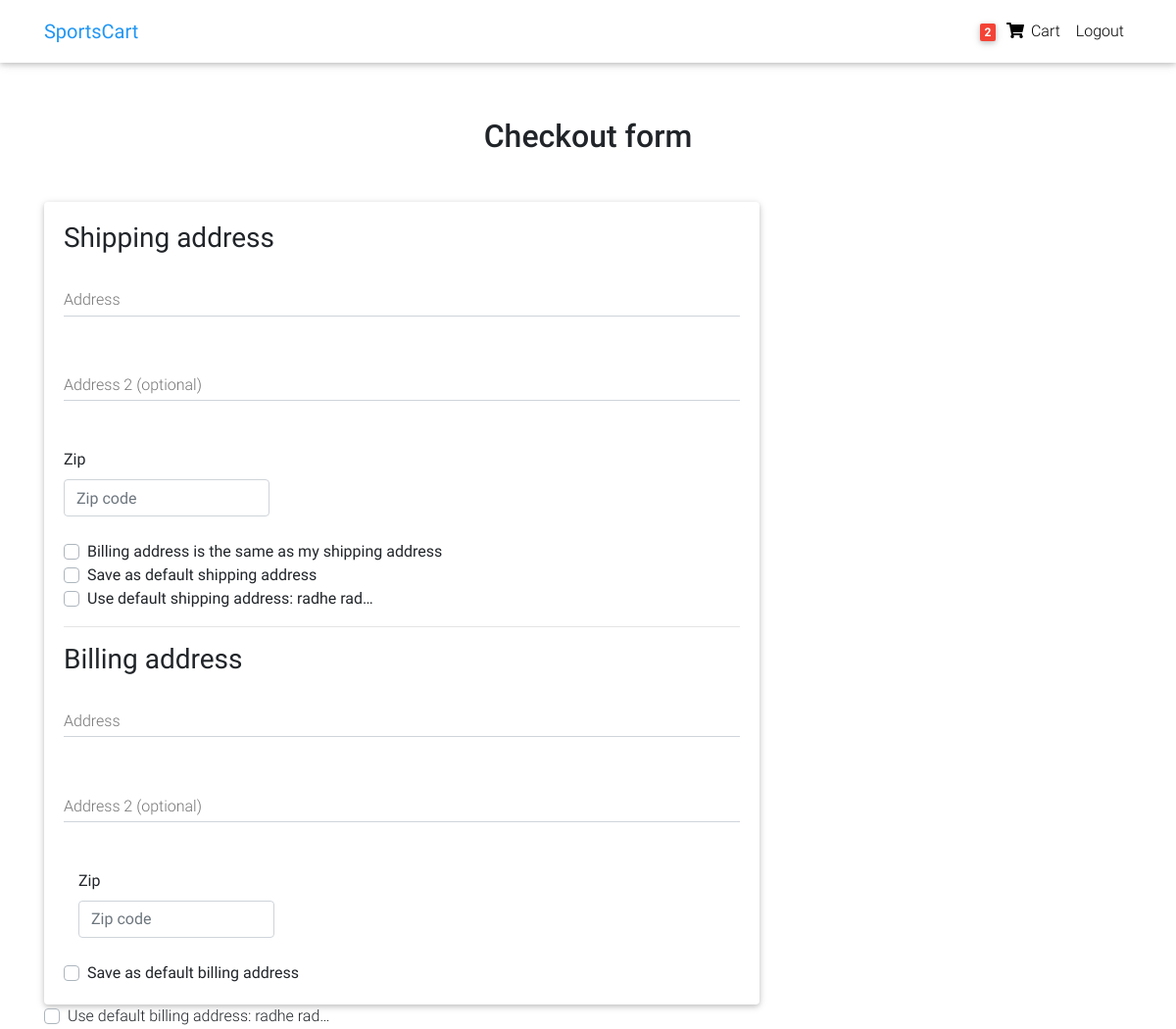
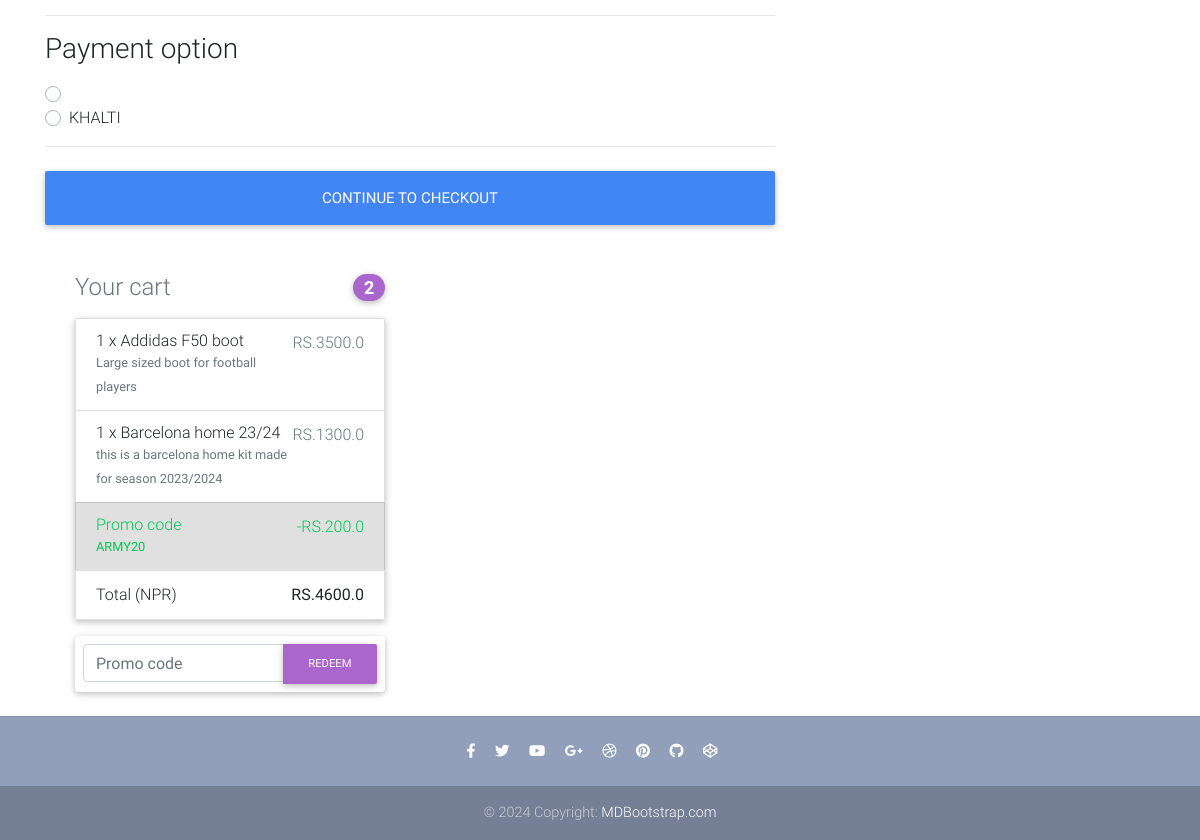
Screenshot of /checkout/ (signed in) with the database file from the repository (2 pictures, top to bottom).
### core/models.py (models this page shows, shortened)
class Order(models.Model):
    user = models.ForeignKey(settings.AUTH_USER_MODEL,on_delete=models.CASCADE)
    ref_code = models.CharField(max_length=20, blank=True, null=True)
    items = models.ManyToManyField(OrderItem)
    start_date = models.DateTimeField(auto_now_add=True)
    ordered_date = models.DateTimeField()
    ordered = models.BooleanField(default=False)
    shipping_address = models.ForeignKey(
        'Address', related_name='shipping_address', on_delete=models.SET_NULL, blank=True, null=True)
    billing_address = models.ForeignKey(
        'Address', related_name='billing_address', on_delete=models.SET_NULL, blank=True, null=True)
    payment = models.ForeignKey(
        'Payment', on_delete=models.SET_NULL, blank=True, null=True)
    coupon = models.ForeignKey(
        'Coupon', on_delete=models.SET_NULL, blank=True, null=True)
    being_delivered = models.BooleanField(default=False)
    received = models.BooleanField(default=False)
    refund_requested = models.BooleanField(default=False)
    refund_granted = models.BooleanField(default=False)
    '''
    1. Item added to cart
    2. Adding a billing address
    (Failed checkout)
    3. Payment
    (Preprocessing, processing, packaging etc.)
    4. Being delivered
    5. Received
    6. Refunds
    '''
    def get_total(self):
        total = 0
        for order_item in self.items.all():
            total += order_item.get_final_price()
        if self.coupon:
            total -= self.coupon.amount
        return total

class Address(models.Model):
    user = models.ForeignKey(settings.AUTH_USER_MODEL,on_delete=models.CASCADE)
    street_address = models.CharField(max_length=100)
    apartment_address = models.CharField(max_length=100)
    zip = models.CharField(max_length=100)
    address_type = models.CharField(max_length=1, choices=ADDRESS_CHOICES)
    default = models.BooleanField(default=False)
    class Meta:
        verbose_name_plural = 'Addresses'

class OrderItem(models.Model):
    user = models.ForeignKey(settings.AUTH_USER_MODEL,on_delete=models.CASCADE)
    ordered = models.BooleanField(default=False)
    item = models.ForeignKey(Item, on_delete=models.CASCADE)
    quantity = models.IntegerField(default=1)
    def get_total_item_price(self):
        return self.quantity * self.item.price
    def get_total_discount_item_price(self):
        return self.quantity * self.item.discount_price
    def get_final_price(self):
        if self.item.discount_price:
            return self.get_total_discount_item_price()
        return self.get_total_item_price()

class Item(models.Model):
    title = models.CharField(max_length=100)
    price = models.FloatField()
    discount_price = models.FloatField(blank=True, null=True)
    category = models.CharField(choices=CATEGORY_CHOICES, max_length=2)
    label = models.CharField(choices=LABEL_CHOICES, max_length=1)
    slug = models.SlugField()
    description = models.TextField()
    image = models.ImageField(upload_to='product/')

class Coupon(models.Model):
    code = models.CharField(max_length=15)
    amount = models.FloatField()

### core/views.py (the view, shortened to what this page needs)
# urls.py: path('checkout/', CheckoutView.as_view(), name='checkout'),
class CheckoutView(View):
    def get(self, *args, **kwargs):
        try:
            order = Order.objects.get(user=self.request.user, ordered=False)
            form = CheckoutForm()
            context = {
                'form': form,
                'couponform': CouponForm(),
                'order': order,
                'DISPLAY_COUPON_FORM': True
            }
            shipping_address_qs = Address.objects.filter(
                user=self.request.user,
                address_type='S',
                default=True
            )
            if shipping_address_qs.exists():
                context.update(
                    {'default_shipping_address': shipping_address_qs[0]})
            billing_address_qs = Address.objects.filter(
                user=self.request.user,
                address_type='B',
                default=True
            )
            if billing_address_qs.exists():
                context.update(
                    {'default_billing_address': billing_address_qs[0]})
            return render(self.request, "checkout.html", context)
        except ObjectDoesNotExist:
            messages.info(self.request, "You do not have an active order")
            return redirect("core:checkout")

### core/forms.py
class CheckoutForm(forms.Form):
    shipping_address = forms.CharField(required=False)
    shipping_address2 = forms.CharField(required=False)
    shipping_zip = forms.CharField(required=False)
    billing_address = forms.CharField(required=False)
    billing_address2 = forms.CharField(required=False)
    same_billing_address = forms.BooleanField(required=False)
    set_default_shipping = forms.BooleanField(required=False)
    use_default_shipping = forms.BooleanField(required=False)
    set_default_billing = forms.BooleanField(required=False)
    use_default_billing = forms.BooleanField(required=False)
    payment_option = forms.ChoiceField(
        widget=forms.RadioSelect, choices=PAYMENT_CHOICES)

class CouponForm(forms.Form):
    code = forms.CharField(widget=forms.TextInput(attrs={
        'class': 'form-control',
        'placeholder': 'Promo code',
        'aria-label': 'Recipient\'s username',
        'aria-describedby': 'basic-addon2'
    }))

### core/context_processors.py (called while the page is built)
def categories(request):
    CATEGORY_CHOICES = Item._meta.get_field('category').choices
    return {'categories': CATEGORY_CHOICES}

### core/templatetags/cart_template_tags.py (called while the page is built)
@register.filter
def cart_item_count(user):
    if user.is_authenticated:
        qs = Order.objects.filter(user=user, ordered=False)
        if qs.exists():
            return qs[0].items.count()
    return 0

### templates/checkout.html (shortened to what this page needs)
{% extends "base.html" %}
{% load crispy_forms_tags %}
{% block content %}
  <main >
    <div class="container wow fadeIn">
      <h2 class="my-5 h2 text-center">Checkout form</h2>
      <div class="row">
        <div class="col-md-8 mb-4">
          <div class="card">
            <form method="POST" class="card-body">
              <h3>Shipping address</h3>
              <div class='hideable_shipping_form'>
                <div class="md-form mb-5">
                  <input type='text' placeholder='' id='shipping_address' name='shipping_address' class='form-control' />
                  <label for="shipping_address" class="">Address</label>
                </div>
                <div class="md-form mb-5">
                  <input type='text' placeholder='' id='shipping_address2' name='shipping_address2' class='form-control' />
                  <label for="shipping_address2" class="">Address 2 (optional)</label>
                </div>
                <div class="row">
                  <div class="col-lg-4 col-md-6 mb-4">
                    <label for="shipping_zip">Zip</label>
                    <input type='text' placeholder='Zip code' id='shipping_zip' name='shipping_zip' class='form-control' />
                  </div>
                </div>
                <div class="custom-control custom-checkbox">
                  <label class="custom-control-label" for="same_billing_address">Billing address is the same as my shipping address</label>
                </div>
                <div class="custom-control custom-checkbox">
                  <label class="custom-control-label" for="set_default_shipping">Save as default shipping address</label>
                </div>
              </div>
              {% if default_shipping_address %}
              <div class="custom-control custom-checkbox">
                <label class="custom-control-label" for="use_default_shipping">Use default shipping address: {{ default_shipping_address.street_address|truncatechars:10 }}</label>
              </div>
              {% endif %}
              <hr>
              <h3>Billing address</h3>
              <div class='hideable_billing_form'>
                <div class="md-form mb-5">
                  <input type='text' placeholder='' id='billing_address' name='billing_address' class='form-control' />
                  <label for="billing_address" class="">Address</label>
                </div>
                <div class="md-form mb-5">
                  <input type='text' placeholder='' id='billing_address2' name='billing_address2' class='form-control' />
                  <label for="billing_address2" class="">Address 2 (optional)</label>
                </div>
                  <div class="col-lg-4 col-md-6 mb-4">
                    <label for="billing_zip">Zip</label>
                    <input type='text' placeholder='Zip code' id='billing_zip' name='billing_zip' class='form-control' />
                  </div>
                </div>
                <div class="custom-control custom-checkbox">
                  <label class="custom-control-label" for="set_default_billing">Save as default billing address</label>
                </div>
              </div>
              {% if default_billing_address %}
              <div class="custom-control custom-checkbox">
                <label class="custom-control-label" for="use_default_billing">Use default billing address: {{ default_billing_address.street_address|truncatechars:10 }}</label>
              </div>
              {% endif %}
              <hr>
              <h3>Payment option</h3>
              <div class="d-block my-3">
                {% for value, name in form.fields.payment_option.choices %}
                <div class="custom-control custom-radio">
                  <label class="custom-control-label" for="{{ name }}">{{ name }}</label>
                </div>
                {% endfor %}
              </div>
              <hr class="mb-4">
              <button class="btn btn-primary btn-lg btn-block" type="submit">Continue to checkout</button>
          </div>
        </div>
        <div class="col-md-4 mb-4">
          {% include "order_snippet.html" %}
        </div>
      </div>
  </main>
{% endblock content %}

### templates/navbar.html (shortened to what this page needs)
{% load cart_template_tags %}
<nav class="navbar fixed-top navbar-expand-lg navbar-light white scrolling-navbar">
    <div class="container">
      <a class="navbar-brand waves-effect" href="/">
        <strong class="blue-text">SportsCart</strong>
      </a>
      <div class="collapse navbar-collapse" id="navbarSupportedContent">
        <ul class="navbar-nav nav-flex-icons">
          {% if request.user.is_authenticated %}
          <li class="nav-item">
            <a href="{% url 'core:order-summary' %}" class="nav-link waves-effect">
              <span class="badge red z-depth-1 mr-1"> {{ request.user|cart_item_count }} </span>
              <i class="fas fa-shopping-cart"></i>
              <span class="clearfix d-none d-sm-inline-block"> Cart </span>
            </a>
          </li>
          <li class="nav-item">
            <a class="nav-link waves-effect" href="{% url 'account_logout' %}">
              <span class="clearfix d-none d-sm-inline-block"> Logout </span>
            </a>
          </li>
          {% endif %}
        </ul>
      </div>
    </div>
  </nav>

### templates/order_snippet.html (shortened to what this page needs)
<div class="col-md-12 mb-4">
    <h4 class="d-flex justify-content-between align-items-center mb-3">
    <span class="text-muted">Your cart</span>
    <span class="badge badge-secondary badge-pill">{{ order.items.count }}</span>
    </h4>
    <ul class="list-group mb-3 z-depth-1">
    {% for order_item in order.items.all %}
    <li class="list-group-item d-flex justify-content-between lh-condensed">
        <div>
        <h6 class="my-0">{{ order_item.quantity }} x {{ order_item.item.title}}</h6>
        <small class="text-muted">{{ order_item.item.description}}</small>
        </div>
        <span class="text-muted">RS.{{ order_item.get_final_price }}</span>
    </li>
    {% endfor %}
    {% if order.coupon %}
    <li class="list-group-item d-flex justify-content-between bg-light">
        <div class="text-success">
        <h6 class="my-0">Promo code</h6>
        <small>{{ order.coupon.code }}</small>
        </div>
        <span class="text-success">-RS.{{ order.coupon.amount }}</span>
    </li>
    {% endif %}
    <li class="list-group-item d-flex justify-content-between">
        <span>Total (NPR)</span>
        <strong>RS.{{ order.get_total }}</strong>
    </li>
    </ul>
    {% if DISPLAY_COUPON_FORM %}
    <form class="card p-2" action="{% url 'core:add-coupon' %}" method="POST">
        <div class="input-group">
            {{ couponform.code }}
            <div class="input-group-append">
            <button class="btn btn-secondary btn-md waves-effect m-0" type="submit">Redeem</button>
            </div>
        </div>
    </form>
    {% endif %}
</div>

### templates/base.html (style rules this page uses)
html, body, header, .carousel { height: 60vh; }

### rows the page displays
Address: street_address "radhe rad…"
Address: street_address "radhe rad…"
Order: items.count "2", coupon.code "ARMY20", coupon.amount "200.0", get_total "4600.0"
OrderItem: quantity "1", item "Addidas F50 boot", item.description "Large sized boot for football players", get_final_price "3500.0"
OrderItem: quantity "1", item "Barcelona home 23/24", item.description "this is a barcelona home kit made for season 2023/2024", get_final_price "1300.0"

### other values shown
{{ request.user|cart_item_count }} "2"
{{ name }} "KHALTI"
